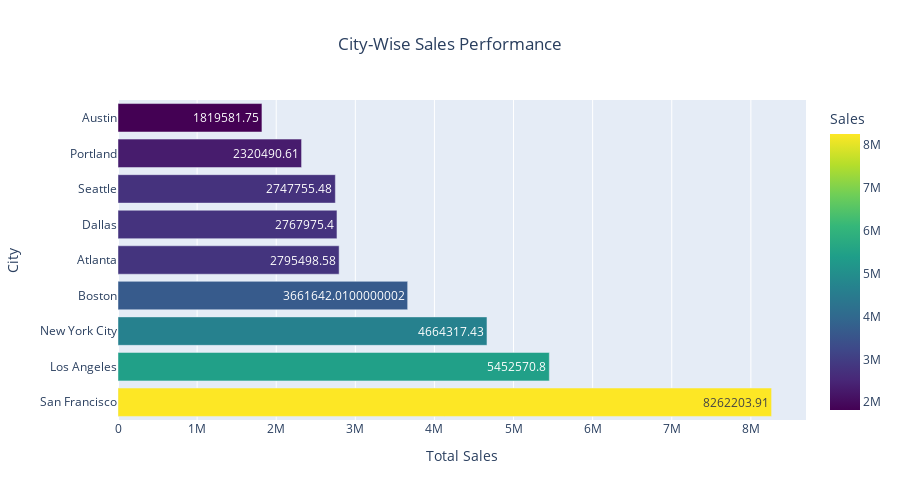

The notebook cell saved with this chart:
### Code cell
import plotly.express as px

fig = px.bar(Highest_city_sales, 
             x='Sales', 
             y='City', 
             title="City-Wise Sales Performance",
             color='Sales', 
             color_continuous_scale='Viridis',
             text='Sales', 
             orientation='h')  

fig.update_layout(
    xaxis_title="Total Sales",
    yaxis_title="City",
    title_x=0.5,
    width=900,  
    height=500  
)

fig.show()

### Figure 1 — Plotly figure (JSON) as saved in the notebook; plotly's stock layout.template omitted (floating-point values rounded to 4 significant figures)
{"data": [{"alignmentgroup": "True", "hovertemplate": "Sales=%{marker.color}<br>City=%{y}<extra></extra>", "legendgroup": "", "marker": {"color": [8262000.0, 5453000.0, 4664000.0, 3662000.0, 2795000.0, 2768000.0, 2748000.0, 2320000.0, 1820000.0], "coloraxis": "coloraxis", "pattern": {"shape": ""}}, "name": "", "offsetgroup": "", "orientation": "h", "showlegend": false, "text": [8262000.0, 5453000.0, 4664000.0, 3662000.0, 2795000.0, 2768000.0, 2748000.0, 2320000.0, 1820000.0], "textposition": "auto", "type": "bar", "x": [8262000.0, 5453000.0, 4664000.0, 3662000.0, 2795000.0, 2768000.0, 2748000.0, 2320000.0, 1820000.0], "xaxis": "x", "y": [" San Francisco", " Los Angeles", " New York City", " Boston", " Atlanta", " Dallas", " Seattle", " Portland", " Austin"], "yaxis": "y"}], "layout": {"barmode": "relative", "coloraxis": {"colorbar": {"title": {"text": "Sales"}}, "colorscale": [[0, "#440154"], [0.1111, "#482878"], [0.2222, "#3e4989"], [0.3333, "#31688e"], [0.4444, "#26828e"], [0.5556, "#1f9e89"], [0.6667, "#35b779"], [0.7778, "#6ece58"], [0.8889, "#b5de2b"], [1, "#fde725"]]}, "height": 500, "legend": {"tracegroupgap": 0}, "title": {"text": "City-Wise Sales Performance", "x": 0.5}, "width": 900, "xaxis": {"anchor": "y", "autorange": true, "domain": [0, 1], "range": [0, 8697000.0], "title": {"text": "Total Sales"}, "type": "linear"}, "yaxis": {"anchor": "x", "autorange": true, "domain": [0, 1], "range": [-0.5, 8.5], "title": {"text": "City"}, "type": "category"}}}
